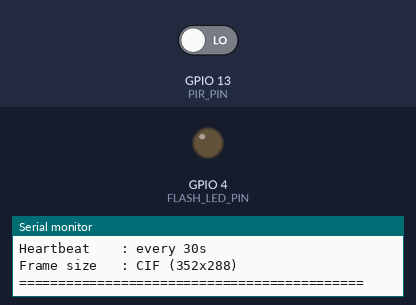
Recording of a sketch running on a simulated ESP32. On the bench: output pins drawn as LEDs (lit = HIGH), the last lines printed to the serial monitor. Inputs (shaded band) come from the test bench; at power-on: GPIO 13 (PIR_PIN) LOW. WiFi joins after 1.5 s; servers stay silent unless stated; uploads are accepted with an empty reply; the local clock reads 2024-03-15 10:24:30 at power-on unless the sketch sets it; the camera gives no picture.

Above: at 8.3 s.
8.4 s: GPIO 13 (PIR_PIN) driven HIGH
At 8.69 s:
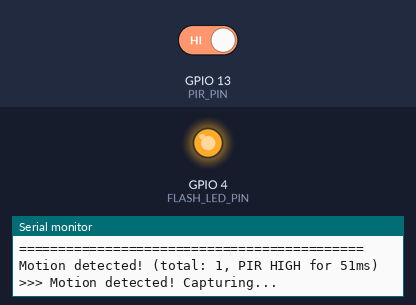
Timing chart, 0 to 15.5 s (numbered marks = the images above; inputs shaded):
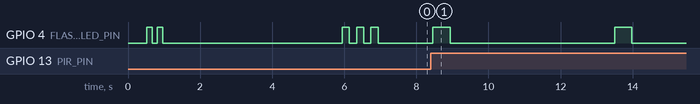

Measured:
- after the input at 8.4 s, GPIO 4 (FLASH_LED_PIN): alternates HIGH for 0.47 s and LOW for 4.6 s, starting after 0.06 s

The sketch:

firmware.ino
```cpp
// ============================================================
// The Lookout — Main Sketch
// ESP32-CAM (AI Thinker RBD-1407) + MB Programmer
//
// UPLOAD PROCEDURE WITH MB BOARD:
//  Open Serial Monitor at 115200 baud for the IP address
//
// BEFORE FIRST USE:
//   - Copy data/secrets.example.h → data/secrets.h
//   - Fill in your WiFi credentials in data/secrets.h
//   - Set your PC's local IP in src/config.h (SERVER_BASE_URL)
// ============================================================

#include "src/config.h"
#include "src/camera.h"
#include "src/wifi_manager.h"
#include "src/pir_sensor.h"
#include "src/uploader.h"
#include "src/heartbeat.h"

// ---- NTP Time Sync -----------------------------------------
// NTP timestamp images with real clock time
// instead of just millis() since boot.
// Uses a public NTP pool — requires internet access.
#define NTP_SERVER "pool.ntp.org"
#define NTP_GMT_OFFSET_SEC 21600  // Bangladesh = UTC+6 = 6*3600
#define NTP_DAYLIGHT_OFFSET 0     // Bangladesh does not observe DST

// ---- State tracking ----------------------------------------
static bool _systemReady = false;

// ============================================================
// setup() — runs once
// ============================================================
void setup() {
  Serial.begin(115200);
  delay(500);  // give Serial time to stabilise before first print

  DBGLN("\n============================================");
  DBGLN("  The Lookout — Booting...");
  DBGLN("============================================");
  DBGF("Camera ID   : %s\n", CAMERA_ID);
  DBGF("Camera Name : %s\n", CAMERA_NAME);
  DBGF("Upload URL  : %s\n", UPLOAD_ENDPOINT);
  DBGLN("--------------------------------------------");

  // ---- Flash LED ----
  // Blink twice on boot so you know the board started
  pinMode(FLASH_LED_PIN, OUTPUT);
  digitalWrite(FLASH_LED_PIN, LOW);
  blinkLED(2, 150);

  // ---- PIR Sensor ----
  initPIR();
  DBGLN("Waiting 3s for PIR to stabilise after init...");
  delay(3000);  // brief settle — full warmup takes 30-60s on first power

  // ---- WiFi ----
  DBGLN("Connecting to WiFi...");
  bool wifiOk = connectWiFi();
  if (!wifiOk) {
    DBGLN("WARNING: Started without WiFi — will retry in background");
    DBGLN("Images will be dropped until WiFi connects");
  }

  // ---- NTP Time Sync ----
  if (wifiOk) {
    DBGLN("Syncing time via NTP...");
    configTime(NTP_GMT_OFFSET_SEC, NTP_DAYLIGHT_OFFSET, NTP_SERVER);
    // Wait up to 5 seconds for NTP
    struct tm timeinfo;
    if (getLocalTime(&timeinfo, 5000)) {
      char timebuf[32];
      strftime(timebuf, sizeof(timebuf), "%Y-%m-%d %H:%M:%S", &timeinfo);
      DBGF("Time synced: %s\n", timebuf);
    } else {
      DBGLN("NTP sync failed — timestamps will use uptime fallback");
    }
  }

  // ---- Camera ----
  DBGLN("Initialising camera...");
  bool cameraOk = initCamera();
  if (!cameraOk) {
    // Camera failure is fatal — no point running without it
    DBGLN("FATAL: Camera init failed — halting");
    DBGLN("Check: is the ribbon cable seated? ZIF connector locked?");
    // Blink rapidly to signal hardware fault
    while (true) {
      blinkLED(5, 100);
      delay(500);
    }
  }

  // ---- Heartbeat ----
  initHeartbeat();

  // ---- Ready ----
  _systemReady = true;
  blinkLED(3, 200);  // three slow blinks = ready

  DBGLN("--------------------------------------------");
  DBGLN("System ready. Watching for motion...");
  DBGF("PIR cooldown : %dms\n", CAPTURE_COOLDOWN_MS);
  DBGF("Heartbeat    : every %ds\n", HEARTBEAT_INTERVAL_MS / 1000);
  DBGF("Frame size   : %s\n", psramFound() ? "VGA (640x480)" : "CIF (352x288)");
  DBGLN("============================================\n");
}


void loop() {
  if (!_systemReady) {
    delay(100);
    return;
  }

  // ---- Maintain WiFi connection ----
  // Non-blocking — reconnects automatically if dropped
  maintainWiFi();

  // ---- Send heartbeat if interval has elapsed ----
  // Non-blocking — only fires every HEARTBEAT_INTERVAL_MS
  tickHeartbeat();

  // ---- Check for motion ----
  // motionDetected() handles debouncing and cooldown internally
  if (motionDetected()) {
    handleDetection();
  }

  // Small delay to prevent watchdog timer resets
  // and give the CPU breathing room
  delay(50);
}

// ============================================================
// handleDetection() — called when valid motion is detected
// ============================================================
void handleDetection() {
  DBGLN("\n>>> Motion detected! Capturing...");

  // Flash LED to give a visual indication of capture
  digitalWrite(FLASH_LED_PIN, HIGH);

  // ---- Capture frame ----
  camera_fb_t* fb = captureFrame();

  if (fb == NULL) {
    DBGLN("Capture failed — skipping upload");
    digitalWrite(FLASH_LED_PIN, LOW);
    return;
  }

  // ---- Upload to backend ----
  UploadResult result = uploadFrame(fb);

  // ---- Always release the frame buffer ----
  // Even if upload failed — otherwise camera memory fills up
  releaseFrame(fb);
  fb = NULL;

  // ---- Turn off LED ----
  digitalWrite(FLASH_LED_PIN, LOW);

  // ---- Log result ----
  DBGF("Upload result: %s\n", uploadResultString(result));
  DBGF("Stats — successful: %lu  failed: %lu\n",
       getSuccessfulUploadCount(), getFailedUploadCount());
  DBGLN("");
}

// ============================================================
// blinkLED() — utility to blink the flash LED
// count   = number of blinks
// delayMs = on/off duration in milliseconds
// ============================================================
void blinkLED(int count, int delayMs) {
  for (int i = 0; i < count; i++) {
    digitalWrite(FLASH_LED_PIN, HIGH);
    delay(delayMs);
    digitalWrite(FLASH_LED_PIN, LOW);
    delay(delayMs);
  }
}
```

secrets.h
```cpp
#ifndef SECRETS_H
#define SECRETS_H

// ============================================================
// YOUR ACTUAL CREDENTIALS — never commit this file to git
// This file is listed in .gitignore
// ============================================================

#define WIFI_SSID       "your_actual_wifi_name"
#define WIFI_PASSWORD   "your_actual_wifi_password"

#endif // SECRETS_H
```

camera.cpp
```cpp
// ============================================================
// Smart Perimeter Monitor — Camera Module Implementation
// ============================================================

#include "camera.h"
#include "config.h"

static bool _cameraReady = false;

// ---- initCamera() ------------------------------------------
bool initCamera() {
    camera_config_t config;

    // ---- AI Thinker pin assignments ----
    // These must match the hardware exactly — do not modify
    config.ledc_channel  = LEDC_CHANNEL_0;
    config.ledc_timer    = LEDC_TIMER_0;
    config.pin_d0        = Y2_GPIO_NUM;
    config.pin_d1        = Y3_GPIO_NUM;
    config.pin_d2        = Y4_GPIO_NUM;
    config.pin_d3        = Y5_GPIO_NUM;
    config.pin_d4        = Y6_GPIO_NUM;
    config.pin_d5        = Y7_GPIO_NUM;
    config.pin_d6        = Y8_GPIO_NUM;
    config.pin_d7        = Y9_GPIO_NUM;
    config.pin_xclk      = XCLK_GPIO_NUM;
    config.pin_pclk      = PCLK_GPIO_NUM;
    config.pin_vsync     = VSYNC_GPIO_NUM;
    config.pin_href      = HREF_GPIO_NUM;
    config.pin_sscb_sda  = SIOD_GPIO_NUM;
    config.pin_sscb_scl  = SIOC_GPIO_NUM;
    config.pin_pwdn      = PWDN_GPIO_NUM;
    config.pin_reset     = RESET_GPIO_NUM;
    config.xclk_freq_hz  = 20000000; // 20 MHz — standard for OV2640

    // ---- Format ----
    config.pixel_format  = PIXFORMAT_JPEG;

    // ---- Resolution and quality ----
    // Use higher settings if PSRAM is available (your board has 2MB PSRAM
    // so psramFound() will return true and use the better settings)
    if (psramFound()) {
        DBGLN("PSRAM found — using VGA + dual frame buffers");
        config.frame_size   = FRAME_SIZE;
        config.jpeg_quality = JPEG_QUALITY;
        config.fb_count     = 2; // double buffering for smoother capture
    } else {
        DBGLN("No PSRAM — falling back to CIF resolution");
        config.frame_size   = FRAMESIZE_CIF;
        config.jpeg_quality = 20;
        config.fb_count     = 1;
    }

    // ---- Initialise ----
    esp_err_t err = esp_camera_init(&config);
    if (err != ESP_OK) {
        DBGF("Camera init FAILED — error 0x%x\n", err);
        DBGLN("Check: ribbon cable seated? ZIF connector locked?");
        _cameraReady = false;
        return false;
    }

    // ---- Fine-tune sensor settings ----
    // changes could be made here to adjust brightness, contrast, saturation, etc.
    sensor_t* s = esp_camera_sensor_get();
    if (s != NULL) {
        s->set_brightness(s, 0);     // -2 to 2
        s->set_contrast(s, 0);       // -2 to 2
        s->set_saturation(s, 0);     // -2 to 2
        s->set_sharpness(s, 0);      // -2 to 2
        s->set_denoise(s, 1);        // reduce noise in low light
        s->set_whitebal(s, 1);       // auto white balance on
        s->set_awb_gain(s, 1);       // auto white balance gain on
        s->set_exposure_ctrl(s, 1);  // auto exposure on
        s->set_aec2(s, 1);           // auto exposure correction on
        s->set_gain_ctrl(s, 1);      // auto gain on
        s->set_agc_gain(s, 0);       // start gain at 0
        s->set_gainceiling(s, (gainceiling_t)2); // max gain ceiling
        s->set_bpc(s, 1);            // black pixel correction
        s->set_wpc(s, 1);            // white pixel correction
        s->set_raw_gma(s, 1);        // gamma correction
        s->set_lenc(s, 1);           // lens correction
        s->set_hmirror(s, 0);        // flip horizontal? 0=no, 1=yes
        s->set_vflip(s, 0);          // flip vertical?   0=no, 1=yes
    }

    DBGLN("Camera initialised successfully");
    _cameraReady = true;
    return true;
}

// ---- captureFrame() ----------------------------------------
camera_fb_t* captureFrame() {
    if (!_cameraReady) {
        DBGLN("captureFrame: camera not ready");
        return NULL;
    }

    // Discard the first frame — camera auto-exposure needs
    // a moment after being idle. Without this the
    // first captured image is often too dark or too bright.
    camera_fb_t* discard = esp_camera_fb_get();
    if (discard) {
        esp_camera_fb_return(discard);
    }
    delay(FRAME_SETTLE_DELAY_MS);

    // Capture the actual frame
    camera_fb_t* fb = esp_camera_fb_get();
    if (!fb) {
        DBGLN("captureFrame: frame buffer capture failed");
        return NULL;
    }

    DBGF("Frame captured: %d bytes (%dx%d)\n",
         fb->len, fb->width, fb->height);

    return fb;
}

// ---- releaseFrame() ----------------------------------------
void releaseFrame(camera_fb_t* fb) {
    if (fb != NULL) {
        esp_camera_fb_return(fb);
    }
}

// ---- isCameraReady() ---------------------------------------
bool isCameraReady() {
    return _cameraReady;
}
```

camera.h
```cpp
#ifndef CAMERA_H
#define CAMERA_H

// ============================================================
// Smart Perimeter Monitor — Camera Module Header
// Handles OV2640 initialisation and frame capture
// ============================================================

#include "esp_camera.h"
#include <stdbool.h>

// Initialise the OV2640 camera with the AI Thinker pin map.
// Must be called once in setup() before any capture attempt.
// Returns true on success, false on failure.
// On failure: check ribbon cable seating in the ZIF connector.
bool initCamera();

// Capture a single JPEG frame from the camera.
// Returns a pointer to the frame buffer on success, NULL on failure.
//
// IMPORTANT: You MUST call releaseFrame() after you are done
// with the frame buffer, otherwise the camera memory fills up
// and subsequent captures will fail.
camera_fb_t* captureFrame();

// Release a frame buffer back to the camera driver.
// Always call this after captureFrame(), even if you didn't use the data.
void releaseFrame(camera_fb_t* fb);

// Returns true if the camera was successfully initialised.
bool isCameraReady();

#endif // CAMERA_H
```

heartbeat.cpp
```cpp
// ============================================================
// The Lookout — Heartbeat Implementation
// ============================================================

#include "heartbeat.h"
#include "wifi_manager.h"
#include "config.h"
#include <HTTPClient.h>

static unsigned long _lastHeartbeatTime     = 0;
static unsigned long _lastHeartbeatAttempt  = 0;

// ---- initHeartbeat() ---------------------------------------
void initHeartbeat() {
    _lastHeartbeatTime    = 0;
    _lastHeartbeatAttempt = 0;
    DBGLN("Heartbeat module initialised");
}

// ---- tickHeartbeat() ---------------------------------------
void tickHeartbeat() {
    unsigned long now = millis();

    // Only send every HEARTBEAT_INTERVAL_MS milliseconds
    if ((now - _lastHeartbeatAttempt) < HEARTBEAT_INTERVAL_MS) {
        return;
    }
    _lastHeartbeatAttempt = now;

    // Need WiFi to send
    if (!isWiFiConnected()) {
        DBGLN("Heartbeat skipped — no WiFi");
        return;
    }

    // Build the URL with camera ID as a query parameter
    // Backend endpoint: GET /api/v1/heartbeat?cam_id=cam1
    String url = String(HEARTBEAT_ENDPOINT) + "?cam_id=" + CAMERA_ID;

    HTTPClient http;
    http.begin(url);
    http.setTimeout(5000); // short timeout — heartbeats are lightweight

    int httpCode = http.GET();
    http.end();

    if (httpCode == 200) {
        _lastHeartbeatTime = now;
        DBGF("Heartbeat sent OK (every %ds)\n", HEARTBEAT_INTERVAL_MS / 1000);
    } else {
        DBGF("Heartbeat failed — HTTP %d\n", httpCode);
    }
}

// ---- getLastHeartbeatTime() --------------------------------
unsigned long getLastHeartbeatTime() {
    return _lastHeartbeatTime;
}
```

heartbeat.h
```cpp
#ifndef HEARTBEAT_H
#define HEARTBEAT_H

// ============================================================
// Smart Perimeter Monitor — Heartbeat Header
// Sends periodic pings so the dashboard shows online/offline
// ============================================================

#include <Arduino.h>

// Initialise the heartbeat timer.
// Call once in setup().
void initHeartbeat();

// Call in loop() — sends a heartbeat to the backend if the
// interval has elapsed. Non-blocking: returns immediately
// if it's not time to send yet.
void tickHeartbeat();

// Returns the millis() timestamp of the last successful heartbeat.
unsigned long getLastHeartbeatTime();

#endif // HEARTBEAT_H
```

pir_sensor.cpp
```cpp
// ============================================================
// The Lookout — PIR Sensor Implementation
// ============================================================

#include "pir_sensor.h"
#include "config.h"

static unsigned long _lastDetectionTime = 0;
static unsigned long _detectionCount    = 0;

// Software debounce state
static bool          _lastRawState      = false;
static unsigned long _debounceStart     = 0;
#define DEBOUNCE_MS 50

// ---- initPIR() ---------------------------------------------
void initPIR() {
    pinMode(PIR_PIN, INPUT);

    // The HC-SR501 has a 30-60 second warmup period on first power.
    // During warmup it can trigger randomly — not a wiring problem.
    // do NOT add a blocking delay here — the main sketch handles
    // the boot sequence timing.

    DBGF("PIR sensor initialised on GPIO%d\n", PIR_PIN);
    DBGLN("Note: HC-SR501 has 30-60s warmup — expect false triggers initially");
}

// ---- motionDetected() --------------------------------------
bool motionDetected() {
    bool currentRaw = (digitalRead(PIR_PIN) == HIGH);
    unsigned long now = millis();

    // ---- Software debounce ----
    // The PIR output can briefly bounce when transitioning.
    // We only accept a state change after it's been stable
    // for DEBOUNCE_MS milliseconds.
    if (currentRaw != _lastRawState) {
        _debounceStart = now;
        _lastRawState  = currentRaw;
        return false;
    }

    // State hasn't changed — check if it's been stable long enough
    if ((now - _debounceStart) < DEBOUNCE_MS) {
        return false; // still within debounce window
    }

    // ---- Only act on HIGH (motion present) ----
    if (!currentRaw) {
        return false;
    }

    // ---- Cooldown check ----
    // Enforce minimum time between captures.
    // Without this a person walking slowly could trigger
    // dozens of uploads in quick succession.
    if ((now - _lastDetectionTime) < CAPTURE_COOLDOWN_MS) {
        return false; //in cooldown
    }

    // ---- Valid detection ----
    _lastDetectionTime = now;
    _detectionCount++;

    DBGF("Motion detected! (total: %lu, PIR HIGH for %lums)\n",
         _detectionCount, now - _debounceStart);

    return true;
}

// ---- getLastDetectionTime() --------------------------------
unsigned long getLastDetectionTime() {
    return _lastDetectionTime;
}

// ---- getDetectionCount() -----------------------------------
unsigned long getDetectionCount() {
    return _detectionCount;
}
```

pir_sensor.h
```cpp
#ifndef PIR_SENSOR_H
#define PIR_SENSOR_H

// ============================================================
// Smart Perimeter Monitor — PIR Sensor Header
// Handles HC-SR501 debouncing and capture cooldown
// ============================================================

#include <Arduino.h>

// Initialise the PIR sensor GPIO pin.
// Call once in setup().
void initPIR();

// Returns true if the PIR has detected motion AND the cooldown
// period since the last detection has elapsed.
//
// This is the function to call in loop().
// It handles all debouncing and cooldown internally —
// you don't need any extra delay() after calling this.
bool motionDetected();

// Returns the timestamp (millis()) of the last detection.
// Useful for debugging or logging.
unsigned long getLastDetectionTime();

// Returns how many total detections have occurred since boot.
unsigned long getDetectionCount();

#endif // PIR_SENSOR_H
```

Source omitted: uploader.cpp (3733 bytes), uploader.h (1270 bytes), wifi_manager.cpp (2438 bytes), wifi_manager.h (885 bytes), config.h (3359 bytes)
